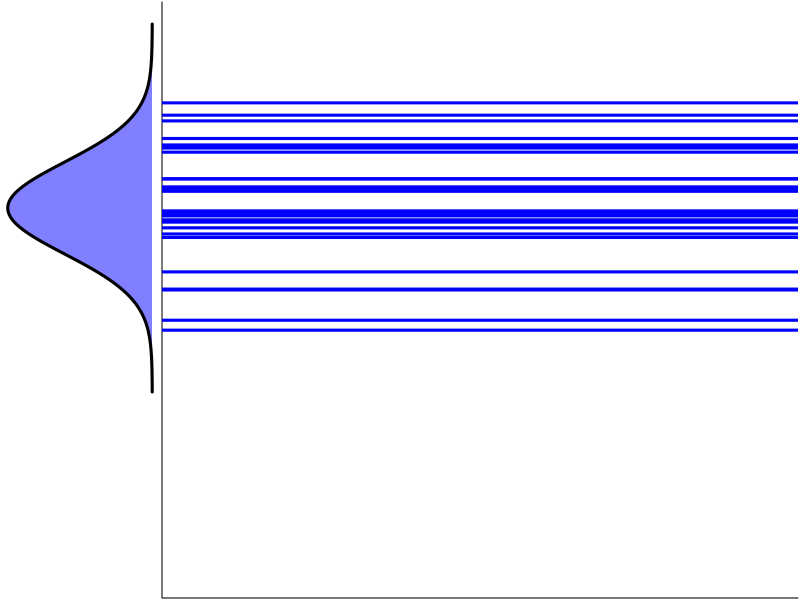
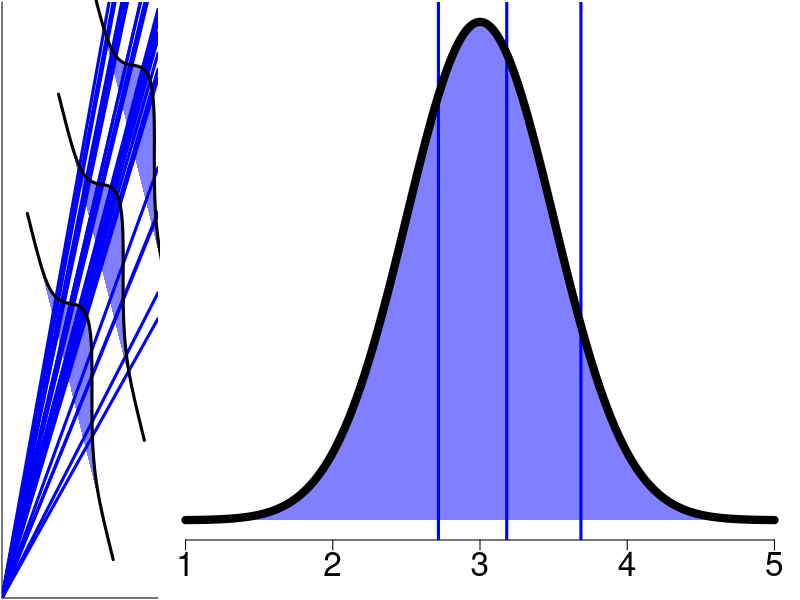
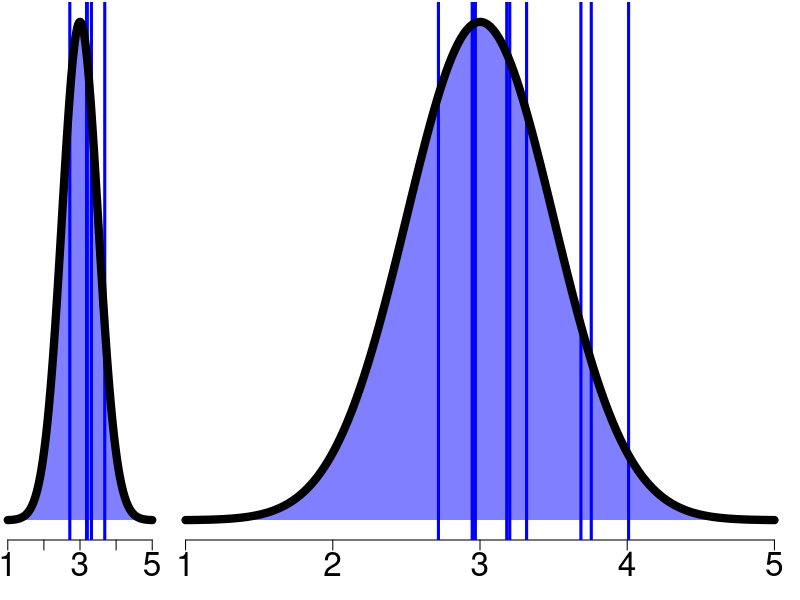
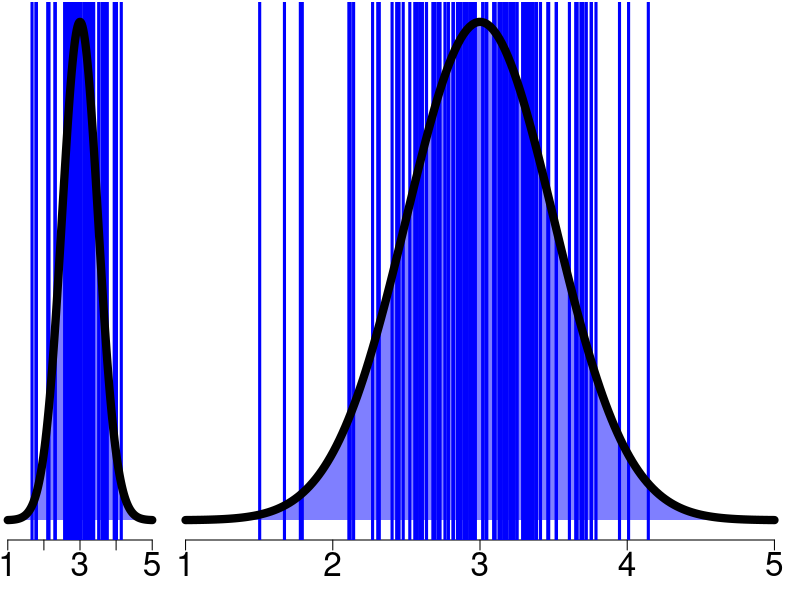
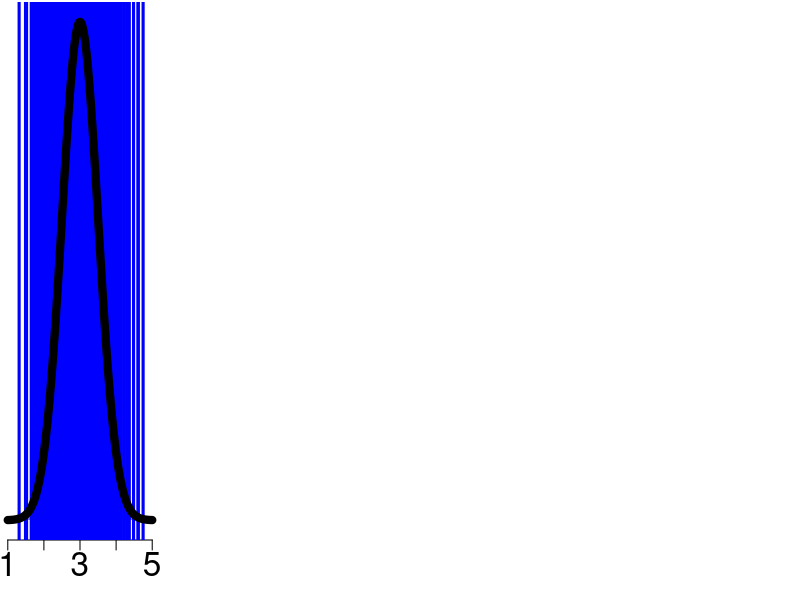
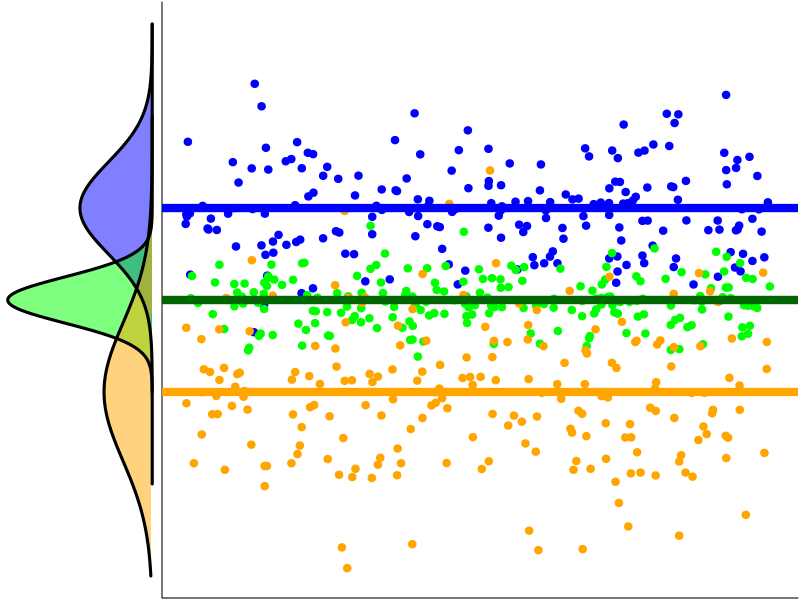
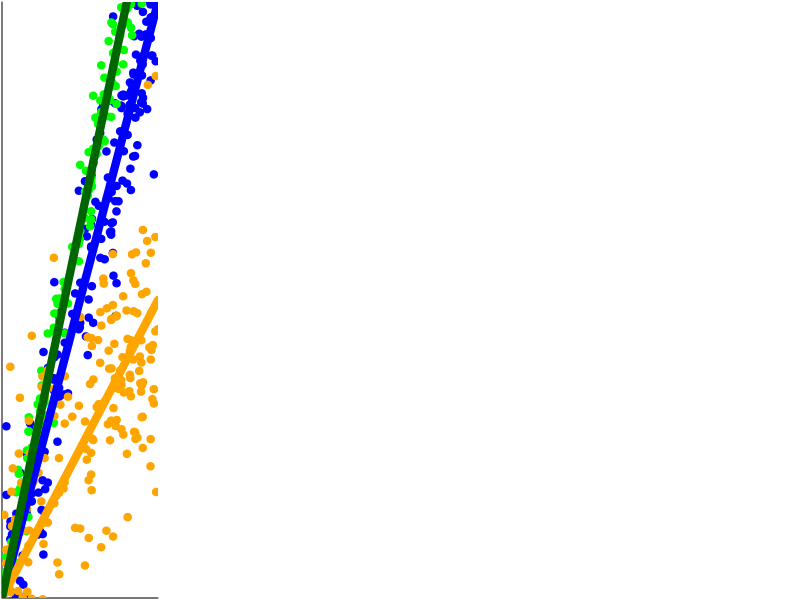

These charts were generated, in order, by the following R code:
## ---- chunk 1
zones=matrix(c(1,2), ncol=2, byrow=TRUE)
layout(zones, widths=c(1/5,4/5), heights=c(1/5,4/5))

val <- seq(-1, 3, length = 200)
marginal <- dnorm(val, mean = 1, sd = 0.5)

par(mar = c(0.1, 0.1, 0.1, 0.1))
plot(-marginal,val,
     type = "n",
     ylim = c(-3,3),
     axes = FALSE,
     xlab = "",
     ylab = "") 

polygon(x = c(-marginal,-marginal[1]),
        y = c(val, val[1]),
        col = rgb(0,0,1, 0.5),border = NA)

lines(-marginal,val, lwd = 3)

plot(0,0,
     type = "n",
     xlim = c(0,5),
     ylim = c(-3,3),
     bty="L",
     xaxt = "n",
     yaxt = "n",
     xlab = "",
     ylab = "") 

set.seed(42)
abline(h = rnorm(30, mean = 1, sd = 0.5),
       lwd = 3,
       col = "blue")
## ---- chunk 2
plot(0,0,
     type = "n",
     xlim = c(0,5),
     ylim = c(0,5),
     bty="L",
     xaxt = "n",
     yaxt = "n",
     xlab = "",
     ylab = "",
     xaxs = "i",
     yaxs = "i") 

set.seed(42)
for(i in 1:30){
abline(a = 0, b = rnorm(1, mean = 1, sd = 0.2),
       lwd = 3,
       col = "blue")
}

marginalRot <- spdep::Rotation(cbind(-marginal,val), angle = 3.9)

par(xpd = TRUE)

polygon(x = c(marginalRot[,1] + 1.5,marginalRot[1,1] + 1.5),
        y = c(marginalRot[,2] + 2.5, marginalRot[1,2] + 2.5),
        col = rgb(0,0,1, 0.5),border = NA)

polygon(x = c(marginalRot[,1] + 2.5,marginalRot[1,1] + 2.5),
        y = c(marginalRot[,2] + 3.5, marginalRot[1,2] + 3.5),
        col = rgb(0,0,1, 0.5),border = NA)

polygon(x = c(marginalRot[,1] + 3.5,marginalRot[1,1] + 3.5),
        y = c(marginalRot[,2] + 4.5, marginalRot[1,2] + 4.5),
        col = rgb(0,0,1, 0.5),border = NA)

lines(marginalRot[,1]+1.5, marginalRot[,2] + 2.5, lwd = 3)
lines(marginalRot[,1]+2.5, marginalRot[,2] + 3.5, lwd = 3)
lines(marginalRot[,1]+3.5, marginalRot[,2] + 4.5, lwd = 3)
par(xpd = FALSE)
## ---- chunk 3
val <- seq(1, 5, length = 200)
marginal <- dnorm(val, mean = 3, sd = 0.5)

par(mar = c(3, 0.1, 0.1, 0.1))
plot(val, marginal,
     type = "n",
     yaxt = "n",
     xlab = "",
     ylab = "",
     frame.plot = FALSE,
     cex.axis = 2) 


set.seed(42)
sampl <- rnorm(3, mean = 3, sd = 0.5)
abline(v = sampl,
       lwd = 3,
       col = "blue")

polygon(x = c(val, val[1]),
        y = c(marginal,marginal[1]),
        col = rgb(0,0,1, 0.5),border = NA)

lines(val,marginal, lwd = 8)
## ---- chunk 4
val <- seq(1, 5, length = 200)
marginal <- dnorm(val, mean = 3, sd = 0.5)

par(mar = c(3, 0.1, 0.1, 0.1))
plot(val, marginal,
     type = "n",
     yaxt = "n",
     xlab = "",
     ylab = "",
     frame.plot = FALSE,
     cex.axis = 2) 

set.seed(42)
sampl <- rnorm(5, mean = 3, sd = 0.5)
abline(v = sampl,
       lwd = 3,
       col = "blue")

polygon(x = c(val, val[1]),
        y = c(marginal,marginal[1]),
        col = rgb(0,0,1, 0.5),border = NA)

lines(val,marginal, lwd = 8)
## ---- chunk 5
val <- seq(1, 5, length = 200)
marginal <- dnorm(val, mean = 3, sd = 0.5)

par(mar = c(3, 0.1, 0.1, 0.1))
plot(val, marginal,
     type = "n",
     yaxt = "n",
     xlab = "",
     ylab = "",
     frame.plot = FALSE,
     cex.axis = 2) 

set.seed(42)
sampl <- rnorm(10, mean = 3, sd = 0.5)
abline(v = sampl,
       lwd = 3,
       col = "blue")

polygon(x = c(val, val[1]),
        y = c(marginal,marginal[1]),
        col = rgb(0,0,1, 0.5),border = NA)

lines(val,marginal, lwd = 8)
## ---- chunk 6
val <- seq(1, 5, length = 200)
marginal <- dnorm(val, mean = 3, sd = 0.5)

par(mar = c(3, 0.1, 0.1, 0.1))
plot(val, marginal,
     type = "n",
     yaxt = "n",
     xlab = "",
     ylab = "",
     frame.plot = FALSE,
     cex.axis = 2) 

set.seed(42)
sampl <- rnorm(50, mean = 3, sd = 0.5)
abline(v = sampl,
       lwd = 3,
       col = "blue")

polygon(x = c(val, val[1]),
        y = c(marginal,marginal[1]),
        col = rgb(0,0,1, 0.5),border = NA)

lines(val,marginal, lwd = 8)
## ---- chunk 7
val <- seq(1, 5, length = 200)
marginal <- dnorm(val, mean = 3, sd = 0.5)

par(mar = c(3, 0.1, 0.1, 0.1))
plot(val, marginal,
     type = "n",
     yaxt = "n",
     xlab = "",
     ylab = "",
     frame.plot = FALSE,
     cex.axis = 2) 

set.seed(42)
sampl <- rnorm(100, mean = 3, sd = 0.5)
abline(v = sampl,
       lwd = 3,
       col = "blue")

polygon(x = c(val, val[1]),
        y = c(marginal,marginal[1]),
        col = rgb(0,0,1, 0.5),border = NA)

lines(val,marginal, lwd = 8)
## ---- chunk 8
val <- seq(1, 5, length = 200)
marginal <- dnorm(val, mean = 3, sd = 0.5)

par(mar = c(3, 0.1, 0.1, 0.1))
plot(val, marginal,
     type = "n",
     yaxt = "n",
     xlab = "",
     ylab = "",
     frame.plot = FALSE,
     cex.axis = 2) 

set.seed(42)
sampl <- rnorm(1000, mean = 3, sd = 0.5)
abline(v = sampl,
       lwd = 3,
       col = "blue")

polygon(x = c(val, val[1]),
        y = c(marginal,marginal[1]),
        col = rgb(0,0,1, 0.5),border = NA)

lines(val,marginal, lwd = 8)
## ---- chunk 9
zones=matrix(c(1,2), ncol=2, byrow=TRUE)
layout(zones, widths=c(1/5,4/5), heights=c(1/5,4/5))

val <- seq(-1, 3, length = 200)
marginal <- dnorm(val, mean = 1, sd = 0.5)

val1 <- seq(-2, 2, length = 200)
marginal1 <- dnorm(val1, mean = 0, sd = 0.25)

val2 <- seq(-3, 3, length = 200)
marginal2 <- dnorm(val2, mean = -1, sd = 0.75)

par(mar = c(0.1, 0.1, 0.1, 0.1))
plot(-marginal1,val1,
     type = "n",
     ylim = c(-3,3),
     axes = FALSE,
     xlab = "",
     ylab = "") 

polygon(x = c(-marginal,-marginal[1]),
        y = c(val, val[1]),
        col = rgb(0,0,1, 0.5),border = NA)

polygon(x = c(-marginal1,-marginal1[1]),
        y = c(val1, val1[1]) ,
        col = rgb(0,1,0, 0.5),border = NA)

polygon(x = c(-marginal2,-marginal2[1]),
        y = c(val2, val2[1]) ,
        col = rgb(1,0.65,0, 0.5),border = NA)

lines(-marginal,val, lwd = 3)
lines(-marginal1,val1, lwd = 3)
lines(-marginal2,val2, lwd = 3)

plot(0,0,
     type = "n",
     xlim = c(0,5),
     ylim = c(-3,3),
     bty="L",
     xaxt = "n",
     yaxt = "n",
     xlab = "",
     ylab = "",) 

set.seed(42)

points(runif(200, 0, 5),
       rnorm(200, mean = 1, sd = 0.5),
       pch = 19, col = "blue") 

points(runif(200, 0, 5),
       rnorm(200, mean = 0, sd = 0.25),
       pch = 19, col = "green") 

points(runif(200, 0, 5),
       rnorm(200, mean = -1, sd = 0.75),
       pch = 19, col = "orange") 

abline(h = c(1, 0, -1),
       lwd = 8,
       col = c("blue", "darkgreen", "orange"))
## ---- chunk 10

val <- seq(-1, 3, length = 200)
marginal <- dnorm(val, mean = 1, sd = 0.5)

val1 <- seq(-2, 2, length = 200)
marginal1 <- dnorm(val1, mean = 0.5, sd = 0.25)

val2 <- seq(-3, 3, length = 200)
marginal2 <- dnorm(val2, mean = 0.25, sd = 0.75)

plot(0,0,
     type = "n",
     xlim = c(0,5),
     ylim = c(0,5),
     bty="L",
     xaxt = "n",
     yaxt = "n",
     xlab = "",
     ylab = "",
     xaxs = "i",
     yaxs = "i") 

x <- runif(200, 0, 5)
points(x,
       rnorm(200, mean = x, sd = 0.5),
       pch = 19, col = "blue") 

points(x,
       rnorm(200, mean = 1.25 * x, sd = 0.25),
       pch = 19, col = "green") 

points(x,
       rnorm(200, mean = 0.5 * x, sd = 0.75),
       pch = 19, col = "orange") 

abline(a = 0, b = 1,
       lwd = 8,
       col = "blue")

abline(a = 0, b = 0.5,
       lwd = 8,
       col = "orange")

abline(a = 0, b = 1.25,
       lwd = 8,
       col = "darkgreen")
